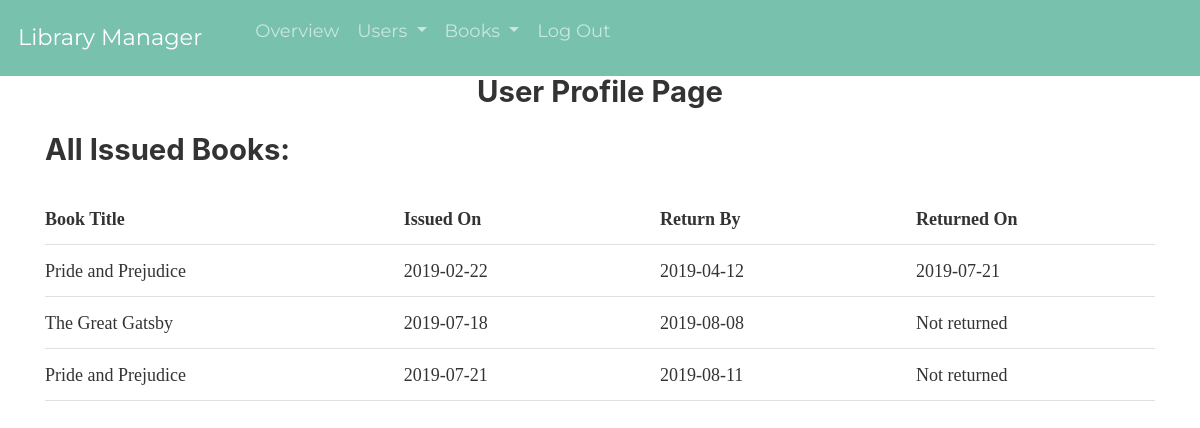
The page /php/user/userProfile/userIssued.php (signed in) on the database its author committed.
### tables this page shows
CREATE TABLE loans (
    book_id INT NOT NULL,
    user_id INT NOT NULL,
    loaned_on DATETIME ,
    return_by DATETIME ,
    returned_on DATETIME ,
    loan_id INT AUTO_INCREMENT,
    PRIMARY KEY(loan_id),
    FOREIGN KEY (book_id) REFERENCES books(book_id),
    FOREIGN KEY (user_id) REFERENCES users(user_id)
);

CREATE TABLE books (
	book_id INT NOT NULL AUTO_INCREMENT,
    author VARCHAR(100),
    title VARCHAR(100),
	category VARCHAR(100),
	year INT,
    isbn BIGINT,
    highPri BOOLEAN,
    PRIMARY KEY (book_id)
);

### php/user/userProfile/userIssued.php (the view, shortened to what this page needs)
<!DOCTYPE html>
<html>
<head>
    <?php include "../../imports.php" ?>
</head>
<body>
    <?php include "../../navbar.php"; ?>
    <div class="container">
    <div class="heading">
        <h2>User Profile Page</h2>
    </div>
    <div class="issuedBooks__body">
        <h2>All Issued Books:</h2>
        <table>
        <thead>
            <th>Book Title</th>
            <th>Issued On</th>
            <th>Return By</th>
            <th>Returned On</th>
        </thead>
        <tbody>
        <?php
            $db = mysqli_connect("localhost", "root", "", "library_management");
            $user_id = (isset($_SESSION["user_id"]));
            $query = "SELECT * FROM loans WHERE user_id='$user_id'";
            $results = mysqli_query($db, $query);
            while($row = mysqli_fetch_assoc($results)){
                $book_id = $row["book_id"];
                $book_loaned_on = rtrim($row["loaned_on"], '00:00:00');
                $book_return_by = rtrim($row["return_by"], '00:00:00');
                $book_query = "SELECT * FROM books WHERE book_id='$book_id' LIMIT 1";
                $book_result = mysqli_query($db, $book_query);
                $book = mysqli_fetch_assoc($book_result);
                $book_title = $book["title"];
                $book_returned_on = rtrim($row["returned_on"], '00:00:00');
                if(!$book_returned_on){
                    $book_returned_on = "Not returned";
                }
                echo "<tr class=" . "book". $book_id . ">
                <td>$book_title</td>
                <td>$book_loaned_on</td>
                <td>$book_return_by</td>
                <td>$book_returned_on</td>
                </tr>";
            }
        ?>
        </tbody>
        </table>
    </div>
    </div>
</body>
</html>

### css/main.css (style rules this page uses)
.heading { text-align: center; }
.issuedBooks__body { overflow-x: auto; }
.heading { display:grid }
html { font-family: sans-serif; -ms-text-size-adjust: 100%; -webkit-text-size-adjust: 100%; }
body { margin: 0; -webkit-font-smoothing: antialiased; -moz-osx-font-smoothing: grayscale; }
html { font: 112.5%/1.45em georgia, serif; box-sizing: border-box; overflow-y: scroll; }
* { box-sizing: inherit; }
*:before { box-sizing: inherit; }
*:after { box-sizing: inherit; }
body { color: hsla(0, 0%, 0%, 0.8); font-family: georgia, serif; font-weight: normal; word-wrap: break-word; font-kerning: normal; -moz-font-feature-settings: "kern", "liga", "clig", "calt"; -ms-font-feature-settings: "kern", "liga", "clig", "calt"; -webkit-font-feature-settings: "kern", "liga", "clig", "calt"; font-feature-settings: "kern", "liga", "clig", "calt"; }
h2 { margin-left: 0; margin-right: 0; margin-top: 0; padding-bottom: 0; padding-left: 0; padding-right: 0; padding-top: 0; margin-bottom: 1.45rem; color: inherit; font-family: -apple-system, BlinkMacSystemFont, Segoe UI, Roboto, Oxygen, Ubuntu, Cantarell, Fira Sans, Droid Sans, Helvetica Neue, sans-serif; font-weight: bold; text-rendering: optimizeLegibility; font-size: 1.62671rem; line-height: 1.1; }
table { margin-left: 0; margin-right: 0; margin-top: 0; padding-bottom: 0; padding-left: 0; padding-right: 0; padding-top: 0; margin-bottom: 1.45rem; font-size: 1rem; line-height: 1.45rem; border-collapse: collapse; width: 100%; }
th { font-weight: bold; }
thead { text-align: left; }
td, th { text-align: left; border-bottom: 1px solid hsla(0, 0%, 0%, 0.12); font-feature-settings: "tnum"; -moz-font-feature-settings: "tnum"; -ms-font-feature-settings: "tnum"; -webkit-font-feature-settings: "tnum"; padding-left: 0.96667rem; padding-right: 0.96667rem; padding-top: 0.725rem; padding-bottom: calc(0.725rem - 1px); }
th:first-child, td:first-child { padding-left: 0; }
th:last-child, td:last-child { padding-right: 0; }

### rows shown on the page
loans: book.title "Pride and Prejudice", loaned_on "2019-02-22", return_by "2019-04-12", returned_on "2019-07-21"
loans: book.title "The Great Gatsby", loaned_on "2019-07-18", return_by "2019-08-08", returned_on "Not returned"
loans: book.title "Pride and Prejudice", loaned_on "2019-07-21", return_by "2019-08-11", returned_on "Not returned"
